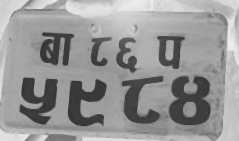
#> input picture model_logic/processed.png, 239 x 141 px
$ python mser_test.py
#> lines starting #> are read from the running program, lines starting #| are printed output that depends on the picture; after the words box and inside, x2 and y2 are one past the last pixel; in counts of white or black regions, pixels touching at a corner belong together
import cv2

# Read image
img = cv2.imread("processed.png")
#> img is the input picture: shape (141, 239, 3); min 48, max 237, mean 150.2

# Convert to grayscale

# Convert to grayscale
img_gray = cv2.cvtColor(img, cv2.COLOR_BGR2GRAY)

# Threshold image to create binary image
_, img_binary = cv2.threshold(img_gray, 0, 255, cv2.THRESH_BINARY + cv2.THRESH_OTSU)
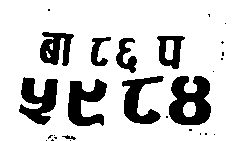
#> img_binary: shape (141, 239); 80.6% white; 27 black regions (18 under 20 px), largest, box (x1, y1, x2, y2) and area: (169, 76, 211, 125) 1430, (68, 79, 107, 126) 1094, (19, 77, 58, 125) 1082

# Apply morphological operations to remove noise and connect text regions
kernel = cv2.getStructuringElement(cv2.MORPH_RECT, (3, 3))
img_morph = cv2.morphologyEx(img_binary, cv2.MORPH_CLOSE, kernel, iterations=1)
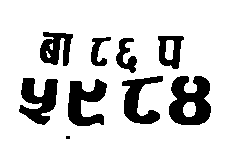
#> img_morph: shape (141, 239); 80.9% white; 9 black regions (1 under 20 px), largest, box (x1, y1, x2, y2) and area: (169, 76, 211, 125) 1430, (68, 79, 107, 126) 1093, (19, 78, 58, 125) 1079

# Find contours in the image
contours, _ = cv2.findContours(img_morph, cv2.RETR_EXTERNAL, cv2.CHAIN_APPROX_SIMPLE)
#> contours = [[[0, 0], [0, 140], [238, 140], [238, 0]]]

# Filter contours by size and aspect ratio
min_width = img.shape[1] * 0.05  # Minimum width of text region
#> min_width = 11.95
max_width = img.shape[1] * 0.9   # Maximum width of text region
#> max_width = 215.1
min_height = img.shape[0] * 0.03 # Minimum height of text region
#> min_height = 4.23
max_height = img.shape[0] * 0.5  # Maximum height of text region
#> max_height = 70.5
filtered_contours = []
for contour in contours:
    x, y, w, h = cv2.boundingRect(contour)
    aspect_ratio = w / h
    if aspect_ratio > 0.1 and aspect_ratio < 10 and w > min_width and w < max_width and h > min_height and h < max_height:
        filtered_contours.append(contour)
#> this loop made 1 pass
#> (contour, x, y, w, h, aspect_ratio) on pass 1: ([[0, 0], [0, 140], [238, 140], [238, 0]], 0, 0, 239, 141, 1.7)
#> after the loop, filtered_contours = []

# Draw bounding boxes on image
for contour in filtered_contours:
    x, y, w, h = cv2.boundingRect(contour)
    cv2.rectangle(img, (x, y), (x + w, y + h), (0, 255, 0), 2)
#> this loop made 0 passes
# Display image
cv2.imwrite("mser.jpg",img)
